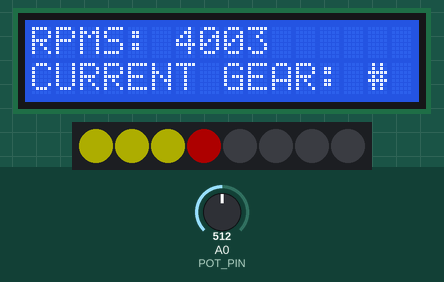
Bench run of a sketch on a simulated Arduino Uno, built with avr-gcc and run on an emulated ATmega328P. On the bench: 16×2 character LCD, 8 RGB LEDs in strip order, left to right. Inputs (shaded band) come from the test bench; at power-on: A0 (POT_PIN) = 512. Dim RGB values are drawn brighter than linear.

Above: at 1.2 s.
1.3 s: A0 (POT_PIN) set to 885
At 2.5 s:
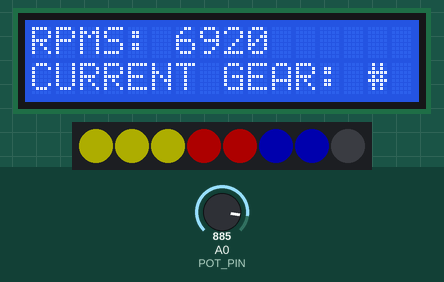
2.8 s: A0 (POT_PIN) set to 910
At 3.2 s:
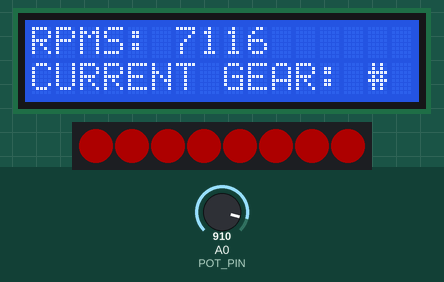
5.3 s: A0 (POT_PIN) set to 306
At 6.7 s:
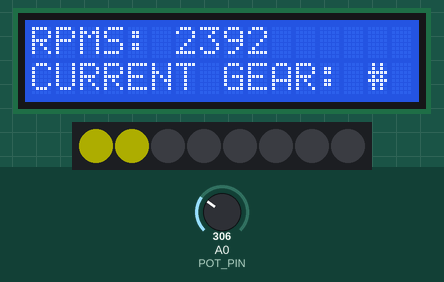
Timing chart, 0 to 8.3 s (numbered marks = the images above; inputs shaded):
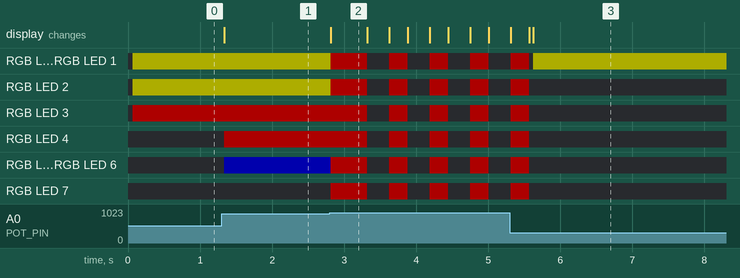

The sketch:

shiftSystem.ino
```cpp
#include <LiquidCrystal.h>
#include <FastLED.h>

#define NUM_LEDS 8
#define LED_PIN 10
#define POT_PIN A0

#define RPM_MIN 0
#define RPM_MAX 8000
#define SHIFT_RPM 7000

CRGB leds[NUM_LEDS];

const int rs = 12, en = 11, d4 = 5, d5 = 4, d6 = 3, d7 = 2;
LiquidCrystal lcd(rs, en, d4, d5, d6, d7);

CRGB baseColors[NUM_LEDS] = {
  CRGB::Yellow,
  CRGB::Yellow,
  CRGB::Yellow,
  CRGB::Red,
  CRGB::Red,
  CRGB::Blue,
  CRGB::Blue,
  CRGB::Blue
};

void setup() {
  FastLED.addLeds<WS2812B, LED_PIN, GRB>(leds, NUM_LEDS);
  FastLED.setBrightness(50);

  lcd.begin(16, 2);
  lcd.setCursor(0, 0);
  lcd.print("RPMS:       ");
  lcd.setCursor(0, 1);
  lcd.print("CURRENT GEAR: #");
}

void strobeEffect() {
  for (int flash = 0; flash < 10; flash++) {
    for (int i = 0; i < NUM_LEDS; i++) leds[i] = CRGB::Red;
    FastLED.show();
    delay(25);
    for (int i = 0; i < NUM_LEDS; i++) leds[i] = CRGB::Black;
    FastLED.show();
    delay(25);
  }
}

int getRPM() {
  int potValue = analogRead(POT_PIN);
  return map(potValue, 0, 1023, RPM_MIN, RPM_MAX);
}

int getNumLedsToLight(int rpm) {
  if (rpm < 1000) return 0;
  return map(rpm, 1000, SHIFT_RPM, 1, NUM_LEDS);
}

void loop() {
  int rpm = getRPM();

  lcd.setCursor(6, 0);
  lcd.print("      ");
  lcd.setCursor(6, 0);
  lcd.print(rpm);

  if (rpm >= SHIFT_RPM) {
    lcd.setCursor(15, 1);
    lcd.print(" ");
    strobeEffect();
  } else {
    lcd.setCursor(15, 1);
    lcd.print(" ");

    int numLeds = getNumLedsToLight(rpm);
    FastLED.clear();
    for (int i = 0; i < numLeds; i++) {
      leds[i] = baseColors[i];
    }
    FastLED.show();
  }

  delay(50);
}
```

Measured:
- the behaviour switches between 895 and 896 on A0 (POT_PIN) (found by bisection; images 1 and 2)
- after the input at 1.3 s, RGB LED 4: off → RGB(50, 0, 0) at once; RGB LED 5, RGB LED 6: off → RGB(0, 0, 50) at once; the display: changes at once (image 1)
- after the input at 2.8 s, RGB LED 0, RGB LED 1: RGB(50, 50, 0) → RGB(50, 0, 0) at once, then repeats every 0.56 s: off 0.31 s, RGB(50, 0, 0) 0.25 s
- after the input at 5.3 s, the display: first differs from a run without the input after 0.32 s (image 3)
- what the display in image 2 shows lasts 0.5 s, from 2.8 s to 3.3 s
